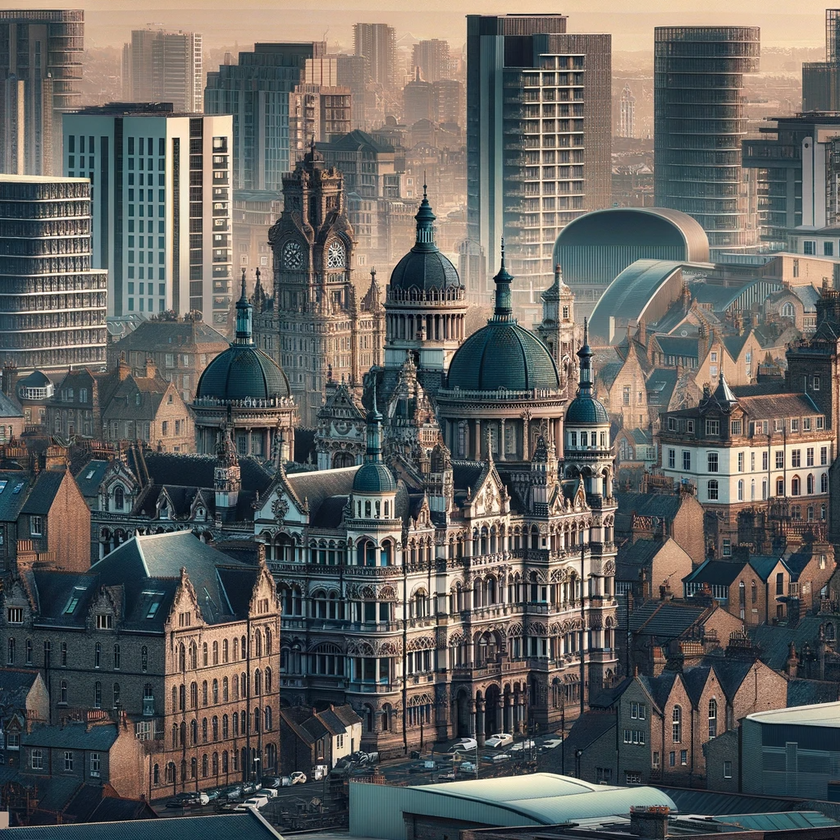
#> input picture Sobel Filter/image_1.png, 840 x 840 px, shrunk from 1024 x 1024 before the run, found by its file name
$ python sobel_filter.py   (older library calls are emulated)
#> lines starting #> are read from the running program, lines starting #| are printed output that depends on the picture
import cv2
import numpy as np
import matplotlib.pyplot as plt

# Load the image
image = cv2.imread('./Sobel Filter/image_1.png', cv2.IMREAD_GRAYSCALE)
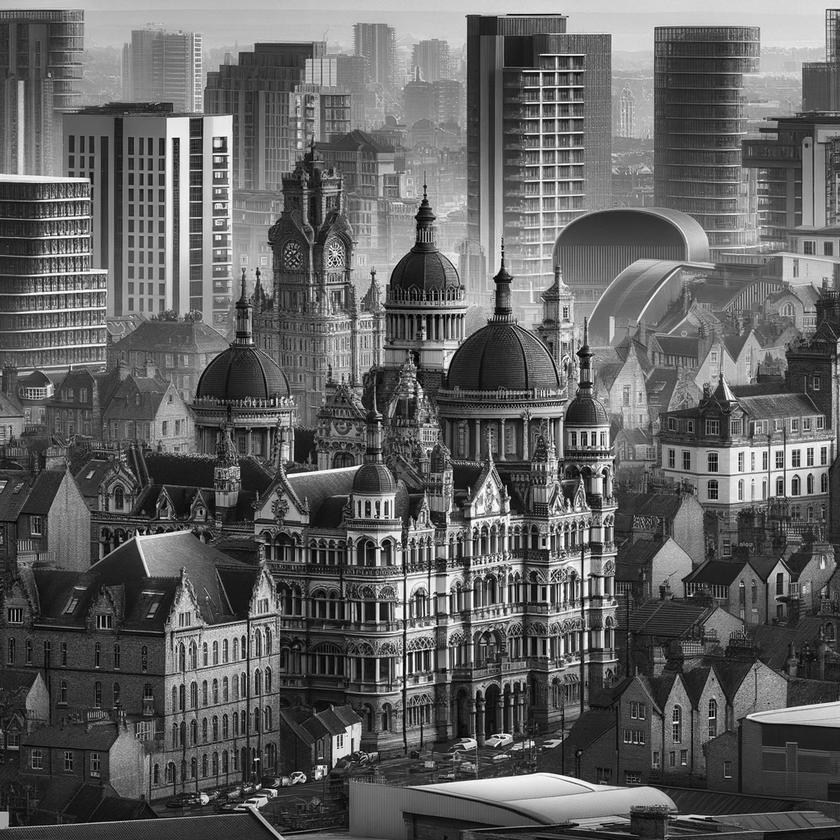
#> image: shape (840, 840); min 0, max 255, mean 97.5

# Apply Sobel Filters
sobel_x = cv2.Sobel(image, cv2.CV_64F, 1, 0, ksize=3)  # Sobel in the X direction
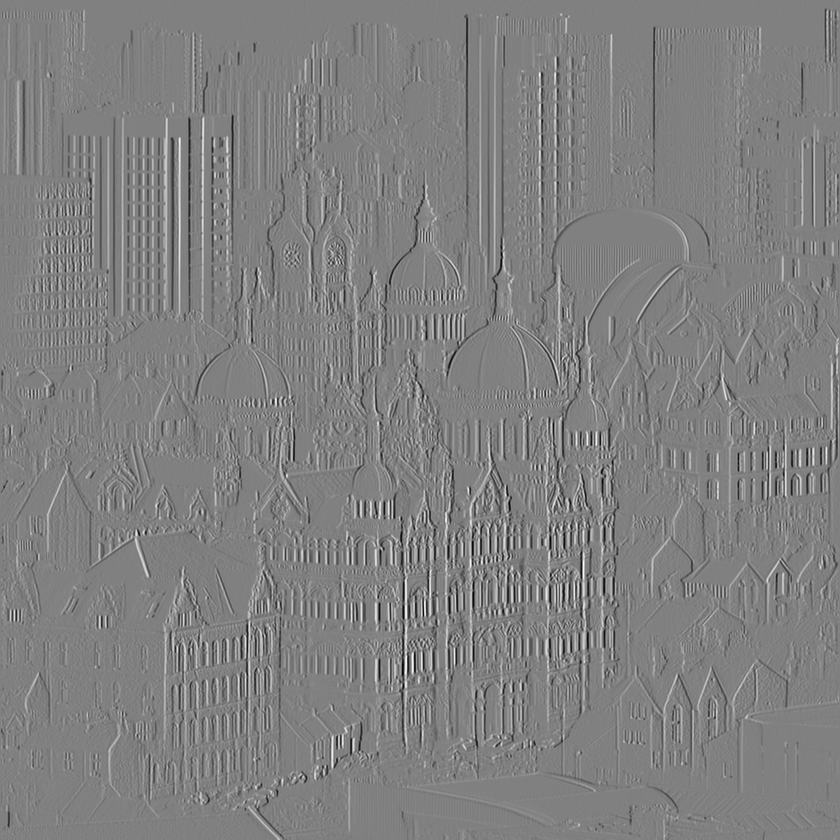
#> sobel_x: shape (840, 840) float64; min -932, max 917, mean 0.1; drawn with min black and max white
sobel_y = cv2.Sobel(image, cv2.CV_64F, 0, 1, ksize=3)  # Sobel in the Y direction
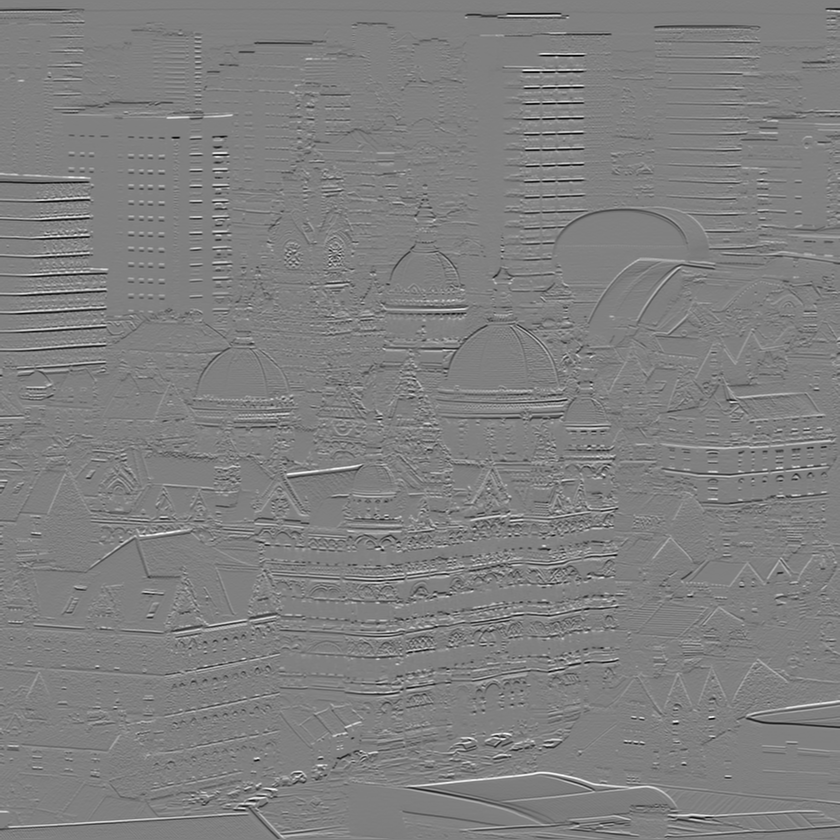
#> sobel_y: shape (840, 840) float64; min -944, max 932, mean -1.4; drawn with min black and max white

# Take the absolute values to enhance edges and combine them
sobel_combined = np.sqrt(np.square(sobel_x) + np.square(sobel_y))
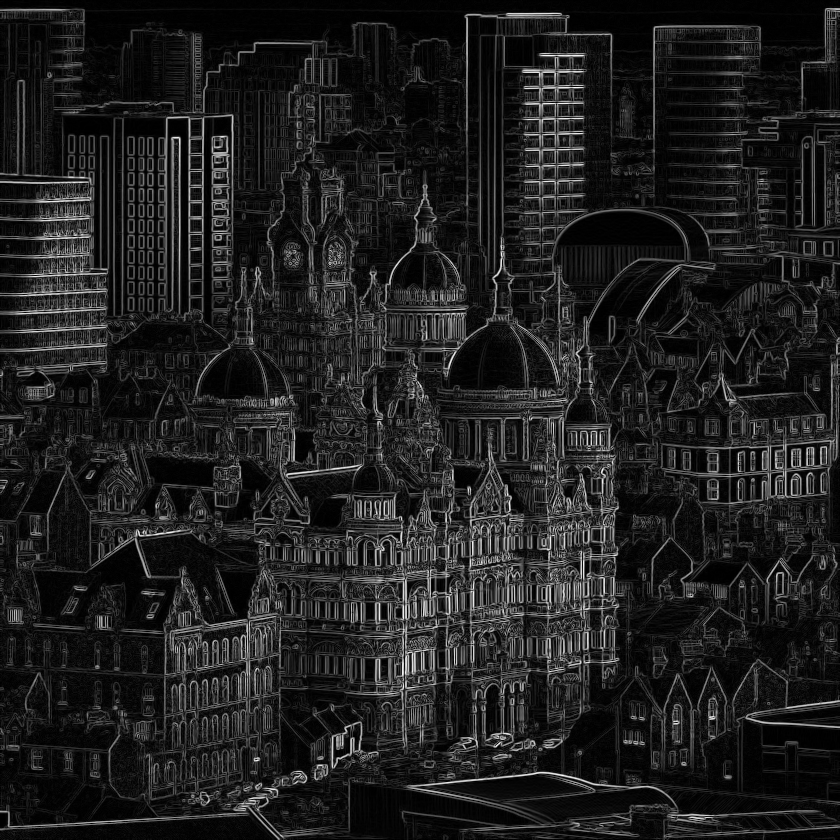
#> sobel_combined: shape (840, 840) float64; min 0, max 948.8, mean 117.3; drawn with min black and max white


# Display the results
plt.figure(figsize=(20, 10))
plt.subplot(1, 3, 1), plt.imshow(image, cmap='gray'), plt.title('Original Image')
plt.subplot(1, 3, 2), plt.imshow(sobel_x, cmap='gray'), plt.title('Sobel X')
plt.subplot(1, 3, 3), plt.imshow(sobel_y, cmap='gray'), plt.title('Sobel Y')
plt.show()

$ run again, with Sobel Filter/image_2.png copied over Sobel Filter/image_1.png
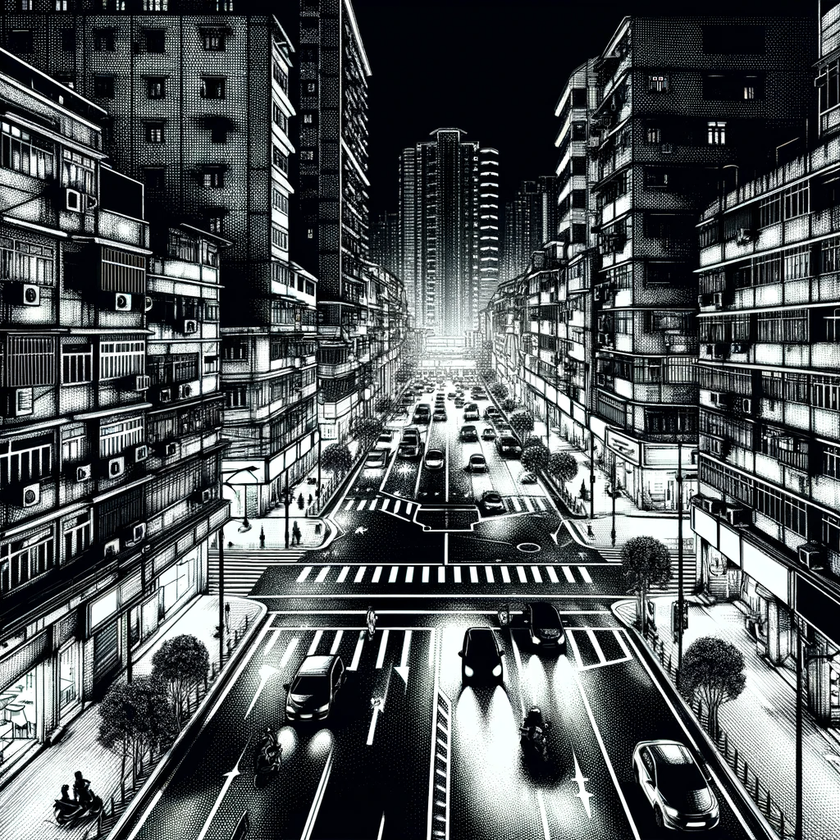
#> input picture Sobel Filter/image_2.png, 840 x 840 px, shrunk from 1024 x 1024 before the run, found by its file name
#> `sobel_combined = np.sqrt(np.square(sobel_x) + np.square(sobel_y))`:
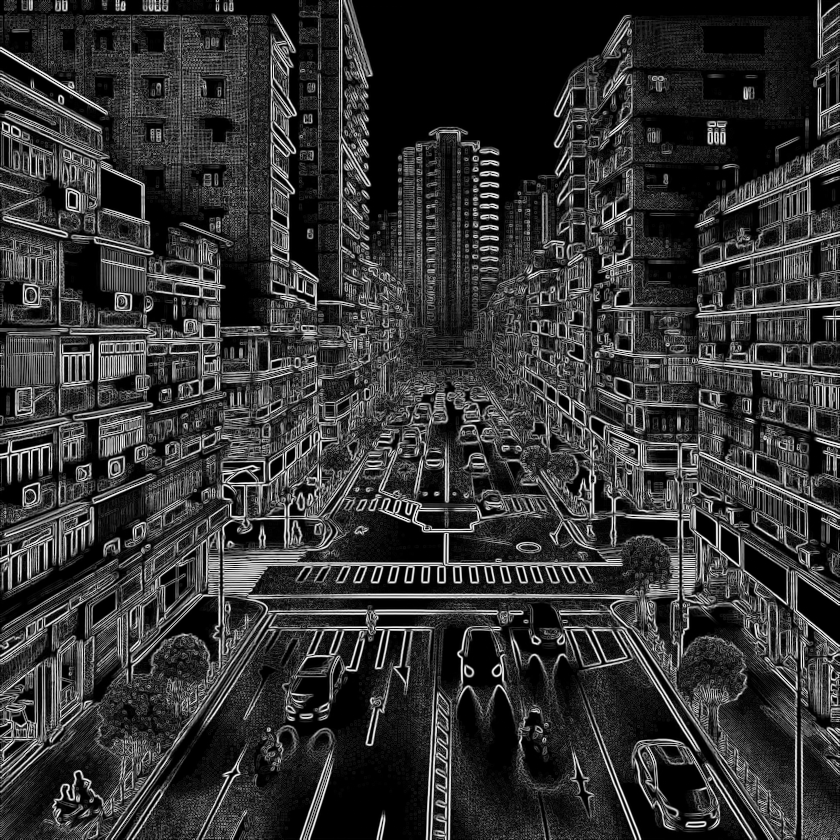
#> sobel_combined: shape (840, 840) float64; min 0, max 1072, mean 218.7; drawn with min black and max white
#> `plt.show()`:
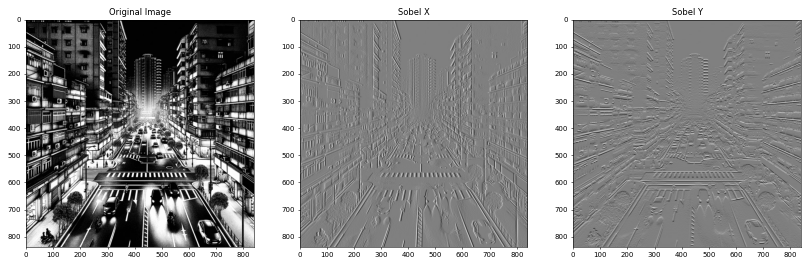
#> figure drawn by matplotlib, 3 panels
